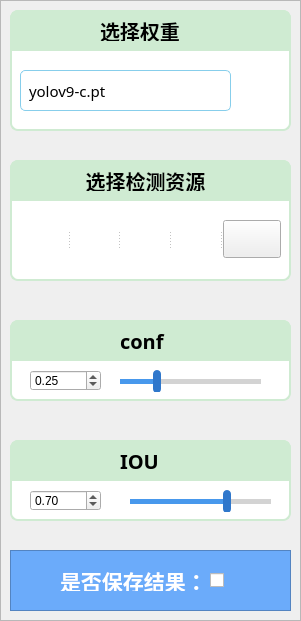
   <widget class="QFrame" name="frame_left_box">
    <property name="geometry">
     <rect>
      <x>5</x>
      <y>80</y>
      <width>301</width>
      <height>621</height>
     </rect>
    </property>
    <property name="styleSheet">
     <string notr="true">QFrame#frame_left_box{
background:#F1F6FF;
border: 1px solid #F1F6FF;
border-radius:8px;}</string>
    </property>
    <property name="frameShape">
     <enum>QFrame::Shape::StyledPanel</enum>
    </property>
    <property name="frameShadow">
     <enum>QFrame::Shadow::Raised</enum>
    </property>
    <widget class="QFrame" name="frame_is_save_box">
     <property name="enabled">
      <bool>true</bool>
     </property>
     <property name="geometry">
      <rect>
       <x>10</x>
       <y>550</y>
       <width>281</width>
       <height>61</height>
      </rect>
     </property>
     <property name="styleSheet">
      <string notr="true">QFrame#frame_is_save_box{
background:#6BABFA;}</string>
     </property>
     <property name="frameShape">
      <enum>QFrame::Shape::StyledPanel</enum>
     </property>
     <property name="frameShadow">
      <enum>QFrame::Shadow::Raised</enum>
     </property>
     <widget class="QCheckBox" name="checkBox_isSave">
      <property name="geometry">
       <rect>
        <x>200</x>
        <y>20</y>
        <width>31</width>
        <height>21</height>
       </rect>
      </property>
      <property name="font">
       <font>
        <pointsize>16</pointsize>
       </font>
      </property>
      <property name="cursor">
       <cursorShape>PointingHandCursor</cursorShape>
      </property>
      <property name="toolTip">
       <string>默认保存在当前目录runs文件夹</string>
      </property>
      <property name="text">
       <string/>
      </property>
      <property name="iconSize">
       <size>
        <width>40</width>
        <height>40</height>
       </size>
      </property>
     </widget>
     <widget class="QLabel" name="label_isSava">
      <property name="geometry">
       <rect>
        <x>50</x>
        <y>20</y>
        <width>141</width>
        <height>21</height>
       </rect>
      </property>
      <property name="font">
       <font>
        <family>阿里巴巴普惠体</family>
        <pointsize>16</pointsize>
        <bold>true</bold>
       </font>
      </property>
      <property name="toolTip">
       <string>默认保存在当前目录runs文件夹</string>
      </property>
      <property name="styleSheet">
       <string notr="true">color:white;</string>
      </property>
      <property name="text">
       <string>是否保存结果：</string>
      </property>
     </widget>
    </widget>
    <widget class="QFrame" name="frame_weights_box">
     <property name="geometry">
      <rect>
       <x>10</x>
       <y>10</y>
       <width>281</width>
       <height>121</height>
      </rect>
     </property>
     <property name="styleSheet">
      <string notr="true">QFrame#frame_weights_box{border:2px solid #CFEBD2;
background:white;
border-radius:8px;}</string>
     </property>
     <property name="frameShape">
      <enum>QFrame::Shape::StyledPanel</enum>
     </property>
     <property name="frameShadow">
      <enum>QFrame::Shadow::Raised</enum>
     </property>
     <widget class="QLineEdit" name="line_weights">
      <property name="geometry">
       <rect>
        <x>10</x>
        <y>60</y>
        <width>211</width>
        <height>41</height>
       </rect>
      </property>
      <property name="font">
       <font>
        <family>阿里巴巴普惠体</family>
        <pointsize>11</pointsize>
       </font>
      </property>
      <property name="styleSheet">
       <string notr="true">padding-left:6px;
border:1px solid skyblue;
border-radius:5px;



</string>
      </property>
      <property name="inputMask">
       <string/>
      </property>
      <property name="text">
       <string>yolov9-c.pt</string>
      </property>
      <property name="echoMode">
       <enum>QLineEdit::EchoMode::Normal</enum>
      </property>
      <property name="placeholderText">
       <string/>
      </property>
      <property name="cursorMoveStyle">
       <enum>Qt::CursorMoveStyle::LogicalMoveStyle</enum>
      </property>
     </widget>
     <widget class="QPushButton" name="Button_select_w_p">
      <property name="geometry">
       <rect>
        <x>230</x>
        <y>60</y>
        <width>41</width>
        <height>41</height>
       </rect>
      </property>
      <property name="cursor">
       <cursorShape>PointingHandCursor</cursorShape>
      </property>
      <property name="styleSheet">
       <string notr="true">border: none</string>
      </property>
      <property name="text">
       <string/>
      </property>
      <property name="icon">
       <iconset>
        <normaloff>icon/文件夹-开_folder-open.png</normaloff>icon/文件夹-开_folder-open.png</iconset>
      </property>
      <property name="iconSize">
       <size>
        <width>32</width>
        <height>32</height>
       </size>
      </property>
     </widget>
     <widget class="QFrame" name="frame_11">
      <property name="geometry">
       <rect>
        <x>0</x>
        <y>0</y>
        <width>281</width>
        <height>41</height>
       </rect>
      </property>
      <property name="styleSheet">
       <string notr="true">border:1px solid #CFEBD2;
background:#CFEBD2;
border-top-left-radius: 8px;
border-top-right-radius: 8;
border-bottom-left-radius: 0;
border-bottom-right-radius: 0px;</string>
      </property>
      <property name="frameShape">
       <enum>QFrame::Shape::StyledPanel</enum>
      </property>
      <property name="frameShadow">
       <enum>QFrame::Shadow::Raised</enum>
      </property>
      <widget class="QLabel" name="label">
       <property name="geometry">
        <rect>
         <x>90</x>
         <y>10</y>
         <width>91</width>
         <height>21</height>
        </rect>
       </property>
       <property name="font">
        <font>
         <family>阿里巴巴普惠体</family>
         <pointsize>15</pointsize>
         <bold>true</bold>
         <hintingpreference>PreferFullHinting</hintingpreference>
        </font>
       </property>
       <property name="styleSheet">
        <string notr="true">background:none;
border:none;</string>
       </property>
       <property name="text">
        <string>选择权重</string>
       </property>
      </widget>
     </widget>
    </widget>
    <widget class="QFrame" name="frame_source_box">
     <property name="geometry">
      <rect>
       <x>10</x>
       <y>160</y>
       <width>281</width>
       <height>121</height>
      </rect>
     </property>
     <property name="styleSheet">
      <string notr="true">QFrame#frame_source_box{border:2px solid #CFEBD2;
background:white;

border-radius:8px;}</string>
     </property>
     <property name="frameShape">
      <enum>QFrame::Shape::StyledPanel</enum>
     </property>
     <property name="frameShadow">
      <enum>QFrame::Shadow::Raised</enum>
     </property>
     <widget class="QFrame" name="frame_13">
      <property name="geometry">
       <rect>
        <x>0</x>
        <y>0</y>
        <width>281</width>
        <height>41</height>
       </rect>
      </property>
      <property name="styleSheet">
       <string notr="true">border:1px solid #CFEBD2;
background:#CFEBD2;
border-top-left-radius: 8px;
border-top-right-radius: 8;
border-bottom-left-radius: 0;
border-bottom-right-radius: 0px;</string>
      </property>
      <property name="frameShape">
       <enum>QFrame::Shape::StyledPanel</enum>
      </property>
      <property name="frameShadow">
       <enum>QFrame::Shadow::Raised</enum>
      </property>
      <widget class="QLabel" name="label_3">
       <property name="geometry">
        <rect>
         <x>70</x>
         <y>10</y>
         <width>131</width>
         <height>21</height>
        </rect>
       </property>
       <property name="font">
        <font>
         <family>阿里巴巴普惠体</family>
         <pointsize>15</pointsize>
         <bold>true</bold>
         <hintingpreference>PreferFullHinting</hintingpreference>
        </font>
       </property>
       <property name="styleSheet">
        <string notr="true">background:none;
border:none;</string>
       </property>
       <property name="text">
        <string>选择检测资源</string>
       </property>
       <property name="alignment">
        <set>Qt::AlignmentFlag::AlignCenter</set>
       </property>
      </widget>
     </widget>
     <widget class="QSplitter" name="splitter">
      <property name="geometry">
       <rect>
        <x>10</x>
        <y>60</y>
        <width>261</width>
        <height>38</height>
       </rect>
      </property>
      <property name="orientation">
       <enum>Qt::Orientation::Horizontal</enum>
      </property>
      <widget class="QPushButton" name="Button_checkImg">
       <property name="cursor">
        <cursorShape>PointingHandCursor</cursorShape>
       </property>
       <property name="toolTip">
        <string>检测单张图片</string>
       </property>
       <property name="styleSheet">
        <string notr="true">border: none;</string>
       </property>
       <property name="text">
        <string/>
       </property>
       <property name="icon">
        <iconset>
         <normaloff>icon/照片_pic.png</normaloff>icon/照片_pic.png</iconset>
       </property>
       <property name="iconSize">
        <size>
         <width>38</width>
         <height>38</height>
        </size>
       </property>
      </widget>
      <widget class="QPushButton" name="Button_checkVideo">
       <property name="cursor">
        <cursorShape>PointingHandCursor</cursorShape>
       </property>
       <property name="toolTip">
        <string>检测视频文件</string>
       </property>
       <property name="styleSheet">
        <string notr="true">border: none</string>
       </property>
       <property name="text">
        <string/>
       </property>
       <property name="icon">
        <iconset>
         <normaloff>icon/视频_video-two.png</normaloff>icon/视频_video-two.png</iconset>
       </property>
       <property name="iconSize">
        <size>
         <width>38</width>
         <height>38</height>
        </size>
       </property>
      </widget>
      <widget class="QPushButton" name="Button_openCamera">
       <property name="cursor">
        <cursorShape>ClosedHandCursor</cursorShape>
       </property>
       <property name="toolTip">
        <string>开启/关闭摄像头</string>
       </property>
       <property name="styleSheet">
        <string notr="true">border: none</string>
       </property>
       <property name="text">
        <string/>
       </property>
       <property name="icon">
        <iconset>
         <normaloff>icon/摄像头_camera-one.png</normaloff>icon/摄像头_camera-one.png</iconset>
       </property>
       <property name="iconSize">
        <size>
         <width>38</width>
         <height>38</height>
        </size>
       </property>
      </widget>
      <widget class="QPushButton" name="Button_select_folder">
       <property name="cursor">
        <cursorShape>PointingHandCursor</cursorShape>
       </property>
       <property name="toolTip">
        <string>多图（文件夹检测）</string>
       </property>
       <property name="styleSheet">
        <string notr="true">border: none</string>
       </property>
       <property name="text">
        <string/>
       </property>
       <property name="icon">
        <iconset>
         <normaloff>icon/图层_layers.png</normaloff>icon/图层_layers.png</iconset>
       </property>
       <property name="iconSize">
        <size>
         <width>38</width>
         <height>38</height>
        </size>
       </property>
      </widget>
      <widget class="QPushButton" name="Button_rtmpStream">
       <property name="cursor">
        <cursorShape>OpenHandCursor</cursorShape>
       </property>
       <property name="text">
        <string/>
       </property>
       <property name="icon">
        <iconset>
         <normaloff>D:/huohu/流媒体，媒体列表-copy.png</normaloff>D:/huohu/流媒体，媒体列表-copy.png</iconset>
       </property>
       <property name="iconSize">
        <size>
         <width>38</width>
         <height>38</height>
        </size>
       </property>
      </widget>
     </widget>
    </widget>
    <widget class="QFrame" name="frame_conf_box">
     <property name="geometry">
      <rect>
       <x>10</x>
       <y>320</y>
       <width>281</width>
       <height>81</height>
      </rect>
     </property>
     <property name="styleSheet">
      <string notr="true">QFrame#frame_conf_box{border:2px solid #CFEBD2;
background:white;
border-radius:8px;}</string>
     </property>
     <property name="frameShape">
      <enum>QFrame::Shape::StyledPanel</enum>
     </property>
     <property name="frameShadow">
      <enum>QFrame::Shadow::Raised</enum>
     </property>
     <widget class="QFrame" name="frame_15">
      <property name="geometry">
       <rect>
        <x>0</x>
        <y>0</y>
        <width>281</width>
        <height>41</height>
       </rect>
      </property>
      <property name="styleSheet">
       <string notr="true">border:1px solid #CFEBD2;
background:#CFEBD2;
border-top-left-radius: 8px;
border-top-right-radius: 8;
border-bottom-left-radius: 0;
border-bottom-right-radius: 0px;</string>
      </property>
      <property name="frameShape">
       <enum>QFrame::Shape::StyledPanel</enum>
      </property>
      <property name="frameShadow">
       <enum>QFrame::Shadow::Raised</enum>
      </property>
      <widget class="QLabel" name="label_5">
       <property name="geometry">
        <rect>
         <x>110</x>
         <y>10</y>
         <width>51</width>
         <height>21</height>
        </rect>
       </property>
       <property name="font">
        <font>
         <family>阿里巴巴普惠体</family>
         <pointsize>15</pointsize>
         <bold>true</bold>
         <hintingpreference>PreferFullHinting</hintingpreference>
        </font>
       </property>
       <property name="styleSheet">
        <string notr="true">background:none;
border:none;</string>
       </property>
       <property name="text">
        <string>conf</string>
       </property>
      </widget>
     </widget>
     <widget class="QSlider" name="horizontalSlider_conf">
      <property name="geometry">
       <rect>
        <x>110</x>
        <y>50</y>
        <width>141</width>
        <height>22</height>
       </rect>
      </property>
      <property name="styleSheet">
       <string notr="true">QSlider::groove:horizontal {
            border: none;
            height: 5px;
            background-color: lightgray;
		 border-radius: 5px;
        }

        QSlider::handle:horizontal {
            background-color: #2f77cb;
            width: 8px;
            margin: -9px 0px -9px 0px;
            border-radius: 4px;
        }

        QSlider::sub-page:horizontal {
            background-color: #4898ec;
border-radius: 5px;
        }


</string>
      </property>
      <property name="maximum">
       <number>100</number>
      </property>
      <property name="pageStep">
       <number>10</number>
      </property>
      <property name="value">
       <number>25</number>
      </property>
      <property name="sliderPosition">
       <number>25</number>
      </property>
      <property name="orientation">
       <enum>Qt::Orientation::Horizontal</enum>
      </property>
     </widget>
     <widget class="QDoubleSpinBox" name="doubleSpinBox_conf">
      <property name="geometry">
       <rect>
        <x>20</x>
        <y>50</y>
        <width>71</width>
        <height>21</height>
       </rect>
      </property>
      <property name="maximum">
       <double>1.000000000000000</double>
      </property>
      <property name="singleStep">
       <double>0.010000000000000</double>
      </property>
      <property name="value">
       <double>0.250000000000000</double>
      </property>
     </widget>
    </widget>
    <widget class="QFrame" name="frame_iou_box">
     <property name="geometry">
      <rect>
       <x>10</x>
       <y>440</y>
       <width>281</width>
       <height>81</height>
      </rect>
     </property>
     <property name="styleSheet">
      <string notr="true">QFrame#frame_iou_box{border:2px solid #CFEBD2;
background:white;
border-radius:8px;}</string>
     </property>
     <property name="frameShape">
      <enum>QFrame::Shape::StyledPanel</enum>
     </property>
     <property name="frameShadow">
      <enum>QFrame::Shadow::Raised</enum>
     </property>
     <widget class="QFrame" name="frame_16">
      <property name="geometry">
       <rect>
        <x>0</x>
        <y>0</y>
        <width>281</width>
        <height>41</height>
       </rect>
      </property>
      <property name="styleSheet">
       <string notr="true">border:1px solid #CFEBD2;
background:#CFEBD2;
border-top-left-radius: 8px;
border-top-right-radius: 8;
border-bottom-left-radius: 0;
border-bottom-right-radius: 0px;</string>
      </property>
      <property name="frameShape">
       <enum>QFrame::Shape::StyledPanel</enum>
      </property>
      <property name="frameShadow">
       <enum>QFrame::Shadow::Raised</enum>
      </property>
      <widget class="QLabel" name="label_6">
       <property name="geometry">
        <rect>
         <x>110</x>
         <y>10</y>
         <width>51</width>
         <height>21</height>
        </rect>
       </property>
       <property name="font">
        <font>
         <family>阿里巴巴普惠体</family>
         <pointsize>15</pointsize>
         <bold>true</bold>
         <hintingpreference>PreferFullHinting</hintingpreference>
        </font>
       </property>
       <property name="styleSheet">
        <string notr="true">background:none;
border:none;</string>
       </property>
       <property name="text">
        <string>IOU</string>
       </property>
      </widget>
     </widget>
     <widget class="QDoubleSpinBox" name="doubleSpinBox_iou">
      <property name="geometry">
       <rect>
        <x>20</x>
        <y>50</y>
        <width>71</width>
        <height>21</height>
       </rect>
      </property>
      <property name="maximum">
       <double>1.000000000000000</double>
      </property>
      <property name="singleStep">
       <double>0.010000000000000</double>
      </property>
      <property name="value">
       <double>0.700000000000000</double>
      </property>
     </widget>
     <widget class="QSlider" name="horizontalSlider_iou">
      <property name="geometry">
       <rect>
        <x>120</x>
        <y>50</y>
        <width>141</width>
        <height>22</height>
       </rect>
      </property>
      <property name="styleSheet">
       <string notr="true">QSlider::groove:horizontal {
            border: none;
            height: 5px;
            background-color: lightgray;
		 border-radius: 5px;
        }

        QSlider::handle:horizontal {
            background-color: #2f77cb;
            width: 8px;
            margin: -9px 0px -9px 0px;
            border-radius: 4px;
        }

        QSlider::sub-page:horizontal {
            background-color: #4898ec;
border-radius: 5px;
        }


</string>
      </property>
      <property name="maximum">
       <number>100</number>
      </property>
      <property name="pageStep">
       <number>10</number>
      </property>
      <property name="value">
       <number>70</number>
      </property>
      <property name="sliderPosition">
       <number>70</number>
      </property>
      <property name="orientation">
       <enum>Qt::Orientation::Horizontal</enum>
      </property>
     </widget>
    </widget>
   </widget>
